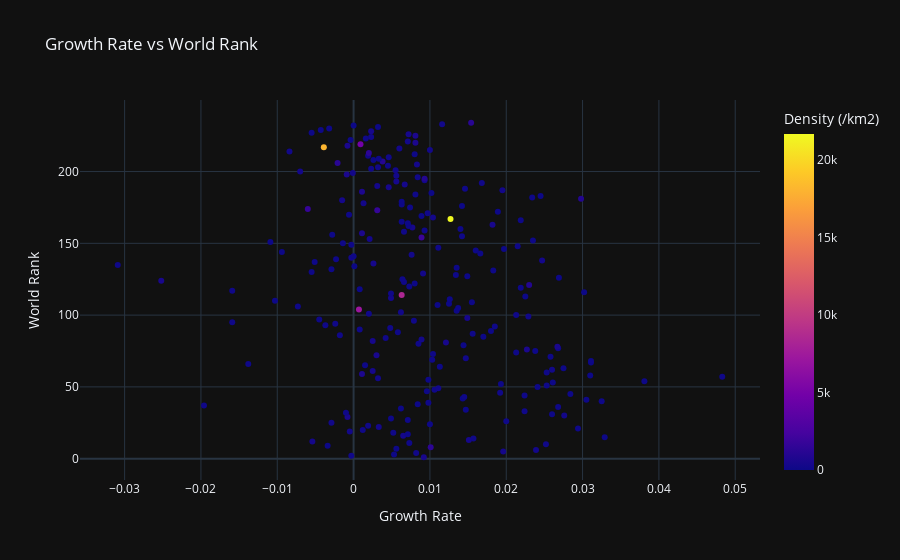

Here is the notebook cell this chart was saved with:
### Code cell
#scatter plot for growth rate vs world rank
fig = px.scatter(df, x = "Growth Rate", y = "World Rank",
                 title = "Growth Rate vs World Rank",
                 color = "Density (/km2)",
                 hover_name = "Country",
                 hover_data = ['Population 2024', 'Population 2023', 'Area (km2)', 'Density (/km2)', 'World %'],
                 template = "plotly_dark")
fig.show()

### Figure 1 — Plotly figure (JSON) as saved in the notebook; plotly's stock layout.template omitted (floating-point values rounded to 4 significant figures; data arrays with more than 128 entries replaced by an {"elided": "..."} marker saying what was removed)
{"data": [{"customdata": {"elided": "234x5 float values"}, "hovertemplate": "<b>%{hovertext}</b><br><br>Growth Rate=%{x}<br>World Rank=%{y}<br>Population 2024=%{customdata[0]}<br>Population 2023=%{customdata[1]}<br>Area (km2)=%{customdata[2]}<br>Density (/km2)=%{marker.color}<br>World %=%{customdata[4]}<extra></extra>", "hovertext": {"elided": "234 str values"}, "legendgroup": "", "marker": {"color": {"elided": "234 float values"}, "coloraxis": "coloraxis", "symbol": "circle"}, "mode": "markers", "name": "", "orientation": "v", "showlegend": false, "type": "scatter", "x": {"elided": "234 float values"}, "xaxis": "x", "y": {"elided": "234 int values"}, "yaxis": "y"}], "layout": {"coloraxis": {"colorbar": {"title": {"text": "Density (/km2)"}}, "colorscale": [[0, "#0d0887"], [0.1111, "#46039f"], [0.2222, "#7201a8"], [0.3333, "#9c179e"], [0.4444, "#bd3786"], [0.5556, "#d8576b"], [0.6667, "#ed7953"], [0.7778, "#fb9f3a"], [0.8889, "#fdca26"], [1, "#f0f921"]]}, "legend": {"tracegroupgap": 0}, "title": {"text": "Growth Rate vs World Rank"}, "xaxis": {"anchor": "y", "domain": [0, 1], "title": {"text": "Growth Rate"}}, "yaxis": {"anchor": "x", "domain": [0, 1], "title": {"text": "World Rank"}}}}
